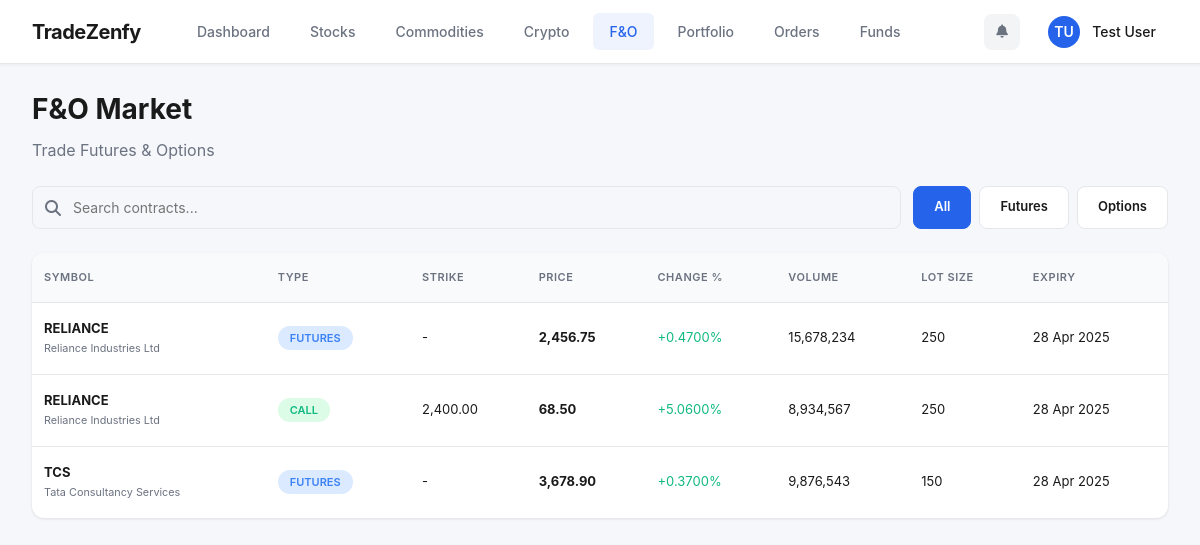
The page /fno-market.php (signed in) on the database its author committed.
### tables this page shows
CREATE TABLE IF NOT EXISTS `account_registrations` (
  `id` int(11) NOT NULL AUTO_INCREMENT,
  `title` varchar(10) DEFAULT NULL,
  `first_name` varchar(100) NOT NULL,
  `last_name` varchar(100) NOT NULL,
  `email` varchar(255) NOT NULL,
  `username` varchar(100) NOT NULL,
  `password` varchar(255) NOT NULL,
  `dob` date DEFAULT NULL,
  `phone` varchar(20) DEFAULT NULL,
  `street` text DEFAULT NULL,
  `postal_code` varchar(20) DEFAULT NULL,
  `city` varchar(100) DEFAULT NULL,
  `country` varchar(100) DEFAULT NULL,
  `state_citizenship` varchar(100) DEFAULT NULL,
  `state_tax_residency` varchar(100) DEFAULT NULL,
  `tax_id` varchar(50) DEFAULT NULL,
  `employment_status` varchar(50) DEFAULT NULL,
  `trading_currency` varchar(50) DEFAULT 'INR',
  `annual_income` decimal(15,2) DEFAULT NULL,
  `net_worth` decimal(15,2) DEFAULT NULL,
  `source_of_wealth` text DEFAULT NULL,
  `initial_deposit` decimal(15,2) DEFAULT NULL,
  `status` enum('pending','approved','rejected') DEFAULT 'pending',
  `current_balance` decimal(15,2) DEFAULT 0.00,
  `portfolio_value` decimal(15,2) DEFAULT 0.00,
  `total_invested` decimal(15,2) DEFAULT 0.00,
  `total_pnl` decimal(15,2) DEFAULT 0.00,
  `is_blocked` tinyint(1) DEFAULT 0,
  `created_at` timestamp NOT NULL DEFAULT current_timestamp(),
  `updated_at` timestamp NOT NULL DEFAULT current_timestamp() ON UPDATE current_timestamp(),
  PRIMARY KEY (`id`),
  UNIQUE KEY `email` (`email`),
  UNIQUE KEY `username` (`username`)
);

CREATE TABLE IF NOT EXISTS `fno_contracts` (
  `id` int(11) NOT NULL AUTO_INCREMENT,
  `symbol` varchar(50) NOT NULL,
  `stock_name` varchar(100) DEFAULT NULL,
  `contract_type` enum('FUTURES','CALL','PUT') NOT NULL,
  `strike_price` decimal(12,2) DEFAULT 0.00,
  `expiry_date` date NOT NULL,
  `lot_size` int(11) NOT NULL,
  `current_price` decimal(12,2) DEFAULT NULL,
  `previous_close` decimal(12,2) DEFAULT NULL,
  `change_percent` decimal(10,4) DEFAULT NULL,
  `high_price` decimal(12,2) DEFAULT NULL,
  `low_price` decimal(12,2) DEFAULT NULL,
  `volume` bigint(20) DEFAULT NULL,
  `open_interest` bigint(20) DEFAULT NULL,
  `premium` decimal(12,2) DEFAULT NULL,
  `is_active` tinyint(1) DEFAULT 1,
  `created_at` timestamp NOT NULL DEFAULT current_timestamp(),
  `updated_at` timestamp NOT NULL DEFAULT current_timestamp() ON UPDATE current_timestamp(),
  PRIMARY KEY (`id`)
);

### includes/middleware.php (called while the page is built, shortened)
<?php
function requireUser(): array {
    $db   = getDB();
    $stmt = $db->prepare("SELECT id, first_name, last_name, email, username, status, current_balance, portfolio_value, total_pnl, is_blocked FROM account_registrations WHERE id = ?");
    $stmt->execute([$_SESSION['user_id']]);
    $user = $stmt->fetch();
    return $user;
}

### fno-market.php (the view, shortened to what this page needs)
<?php
require_once __DIR__ . '/includes/middleware.php';
$user = requireUser();
$db   = getDB();
$filter = $_GET['filter'] ?? 'all';
$query  = "SELECT * FROM fno_contracts WHERE is_active = 1";
$params = [];
$query .= " ORDER BY symbol, contract_type, strike_price";
$stmt   = $db->prepare($query);
$stmt->execute($params);
$contracts = $stmt->fetchAll();
?>
<!DOCTYPE html>
<html lang="en">
<head>
    <link rel="stylesheet" href="https://cdnjs.cloudflare.com/ajax/libs/font-awesome/6.4.0/css/all.min.css">
    <link rel="stylesheet" href="public/assets/css/groww-ui.css">
    <link rel="stylesheet" href="public/assets/css/layout-new.css">
    <link rel="stylesheet" href="public/assets/css/mobile-responsive.css">
</head>
<body>
<?php include 'includes/user-top-nav.php'; ?>
<div class="main-content">
    <div style="margin-bottom: 24px;">
        <h1 style="font-size: 28px; margin-bottom: 8px;">F&amp;O Market</h1>
        <p style="color: var(--text-secondary);">Trade Futures &amp; Options</p>
    </div>
    <div class="controls">
        <div class="search-box">
            <i class="fa fa-search"></i>
            <input type="text" id="searchInput" placeholder="Search contracts..." onkeyup="filterContracts()">
        </div>
        <div class="filter-tabs">
            <a href="?filter=all" class="filter-tab <?= $filter === 'all' ? 'active' : '' ?>">All</a>
            <a href="?filter=futures" class="filter-tab <?= $filter === 'futures' ? 'active' : '' ?>">Futures</a>
            <a href="?filter=options" class="filter-tab <?= $filter === 'options' ? 'active' : '' ?>">Options</a>
        </div>
    </div>
    <table>
        <thead>
            <tr>
                <th>Symbol</th>
                <th>Type</th>
                <th>Strike</th>
                <th>Price</th>
                <th>Change %</th>
                <th>Volume</th>
                <th>Lot Size</th>
                <th>Expiry</th>
            </tr>
        </thead>
        <tbody id="contractsTable">
            <?php foreach ($contracts as $c): ?>
            <tr onclick="window.location.href='fno-detail.php?id=<?= $c['id'] ?>'">
                <td><strong><?= htmlspecialchars($c['symbol']) ?></strong><br><small style="color: var(--text-secondary)"><?= htmlspecialchars($c['stock_name']) ?></small></td>
                <td><span class="badge badge-<?= $c['contract_type'] ?>"><?= $c['contract_type'] ?></span></td>
                <td><?= $c['contract_type'] !== 'FUTURES' ? number_format($c['strike_price'], 2) : '-' ?></td>
                <td><strong><?= number_format($c['current_price'], 2) ?></strong></td>
                <td class="<?= $c['change_percent'] >= 0 ? 'positive' : 'negative' ?>">
                    <?= $c['change_percent'] >= 0 ? '+' : '' ?><?= $c['change_percent'] ?>%
                </td>
                <td><?= number_format($c['volume']) ?></td>
                <td><?= number_format($c['lot_size']) ?></td>
                <td><?= date('d M Y', strtotime($c['expiry_date'])) ?></td>
            </tr>
            <?php endforeach; ?>
        </tbody>
    </table>
</div>
</body>
</html>

### includes/user-top-nav.php (shortened to what this page needs)
<?php
$currentPage = basename($_SERVER['PHP_SELF'], '.php');
$inUser = strpos($_SERVER['PHP_SELF'], '/user/') !== false;
$rootPrefix = $inUser ? '../' : '';
$userPrefix = $inUser ? '' : 'user/';
$userInitials = strtoupper(substr($user['first_name'] ?? 'U', 0, 1) . substr($user['last_name'] ?? '', 0, 1));
$displayName = ($user['first_name'] ?? '') . ' ' . ($user['last_name'] ?? '');
?>
<nav class="top-nav">
  <div class="top-nav-left">
    <a href="<?= $userPrefix ?>dashboard.php" class="top-nav-logo">
      TradeZenfy
    </a>
    <div class="top-nav-links">
      <a href="<?= $userPrefix ?>dashboard.php" <?= $currentPage === 'dashboard' ? 'class="active"' : '' ?>>
        Dashboard
      </a>
      <a href="<?= $rootPrefix ?>stock-market.php" <?= in_array($currentPage, ['stock-market','stock-detail','index-detail']) ? 'class="active"' : '' ?>>
        Stocks
      </a>
      <a href="<?= $rootPrefix ?>commodity-market.php" <?= in_array($currentPage, ['commodity-market','commodity-detail']) ? 'class="active"' : '' ?>>
        Commodities
      </a>
      <a href="<?= $rootPrefix ?>crypto-market.php" <?= in_array($currentPage, ['crypto-market','crypto-detail']) ? 'class="active"' : '' ?>>
        Crypto
      </a>
      <a href="<?= $rootPrefix ?>fno-market.php" <?= in_array($currentPage, ['fno-market','fno-detail']) ? 'class="active"' : '' ?>>
        F&O
      </a>
      <a href="<?= $userPrefix ?>portfolio.php" <?= $currentPage === 'portfolio' ? 'class="active"' : '' ?>>
        Portfolio
      </a>
      <a href="<?= $userPrefix ?>orders.php" <?= $currentPage === 'orders' ? 'class="active"' : '' ?>>
        Orders
      </a>
      <a href="<?= $userPrefix ?>deposit.php" <?= in_array($currentPage, ['deposit','withdraw']) ? 'class="active"' : '' ?>>
        Funds
      </a>
    </div>
  </div>
  <div class="top-nav-right">
    <button class="nav-icon-btn" title="Notifications">
      <i class="fa fa-bell"></i>
    </button>
    <div class="nav-user-info" onclick="window.location.href='<?= $userPrefix ?>edit-profile.php'">
      <div class="nav-user-avatar"><?= $userInitials ?></div>
      <div class="nav-user-name"><?= htmlspecialchars($displayName) ?></div>
    </div>
  </div>
</nav>

### public/assets/css/groww-ui.css (style rules this page uses)
*, *::before, *::after { box-sizing: border-box; margin: 0; padding: 0; }
:root { --primary: #2563EB; --primary-dark: #1D4ED8; --primary-light: #3B82F6; --success: #10B981; --success-dark: #059669; --danger: #EF4444; --danger-dark: #DC2626; --bg: #F5F7FA; --card: #FFFFFF; --text: #1A1A1A; --text-secondary: #6B7280; --border: #E5E7EB; --hover: #F3F4F6; --groww-green: var(--primary); --groww-green-dark: var(--primary-dark); --groww-red: var(--danger); --groww-bg: var(--bg); --groww-card: var(--card); --groww-text: var(--text); --groww-text-secondary: var(--text-secondary); --groww-border: var(--border); --groww-hover: var(--hover); }
body { font-family: -apple-system, BlinkMacSystemFont, 'Segoe UI', Roboto, sans-serif; background: var(--bg); color: var(--text); min-height: 100vh; line-height: 1.5; overflow-x: hidden; max-width: 100vw; }
table { width: 100%; border-collapse: collapse; }
th { font-size: 12px; color: var(--groww-text-secondary); text-transform: uppercase; letter-spacing: .05em; padding: 12px 24px; text-align: left; background: var(--groww-hover); font-weight: 600; }
td { padding: 14px 24px; font-size: 14px; border-top: 1px solid var(--groww-border); color: var(--groww-text); }
.badge { display: inline-flex; padding: 4px 10px; border-radius: 20px; font-size: 12px; font-weight: 600; }
input, select { width: 100%; padding: 11px 12px 11px 38px; background: #F5F7FA; border: 1px solid var(--groww-border); border-radius: 8px; color: var(--groww-text); font-size: 14px; outline: none; transition: border-color .2s; font-family: inherit; }

### public/assets/css/layout-new.css (style rules this page uses)
.top-nav { background: var(--card); border-bottom: 1px solid var(--border); padding: 0 32px; display: flex; align-items: center; justify-content: space-between; height: 64px; position: sticky; top: 0; z-index: 1000; box-shadow: 0 1px 3px rgba(0,0,0,0.05); }
.top-nav-left { display: flex; align-items: center; gap: 40px; }
.top-nav-logo { font-size: 20px; font-weight: 700; color: var(--text); text-decoration: none; letter-spacing: -0.5px; }
.top-nav-links { display: flex; gap: 8px; }
.top-nav-links a { padding: 8px 16px; color: var(--text-secondary); text-decoration: none; font-size: 14px; font-weight: 500; border-radius: 6px; transition: all 0.2s; }
.top-nav-links a.active { color: var(--primary); background: rgba(37, 99, 235, 0.08); }
.top-nav-right { display: flex; align-items: center; gap: 16px; }
.nav-user-info { display: flex; align-items: center; gap: 12px; cursor: pointer; padding: 6px 12px; border-radius: 8px; transition: background 0.2s; }
.nav-user-avatar { width: 32px; height: 32px; border-radius: 50%; background: var(--primary); color: white; display: flex; align-items: center; justify-content: center; font-weight: 600; font-size: 14px; }
.nav-user-name { font-size: 14px; font-weight: 500; color: var(--text); }
.nav-icon-btn { width: 36px; height: 36px; border-radius: 8px; background: var(--hover); border: none; cursor: pointer; display: flex; align-items: center; justify-content: center; color: var(--text-secondary); transition: all 0.2s; }
.main-content { max-width: 1400px; margin: 0 auto; padding: 24px 32px; }

### public/assets/css/mobile-responsive.css (style rules this page uses)
* { -webkit-tap-highlight-color: transparent; -webkit-touch-callout: none; }
html { -webkit-text-size-adjust: 100%; -ms-text-size-adjust: 100%; }
body { -webkit-overflow-scrolling: touch; overflow-x: hidden !important; max-width: 100vw; }

### rows shown on the page
account_registrations: userInitials "TU", displayName "Test User"
fno_contracts: symbol "RELIANCE", stock_name "Reliance Industries Ltd", contract_type "FUTURES", current_price "2,456.75", change_percent "0.4700", volume "15,678,234", lot_size "250", expiry_date "28 Apr 2025"
fno_contracts: symbol "RELIANCE", stock_name "Reliance Industries Ltd", contract_type "CALL", strike_price "2,400.00", current_price "68.50", change_percent "5.0600", volume "8,934,567", lot_size "250", expiry_date "28 Apr 2025"
fno_contracts: symbol "TCS", stock_name "Tata Consultancy Services", contract_type "FUTURES", current_price "3,678.90", change_percent "0.3700", volume "9,876,543", lot_size "150", expiry_date "28 Apr 2025"
